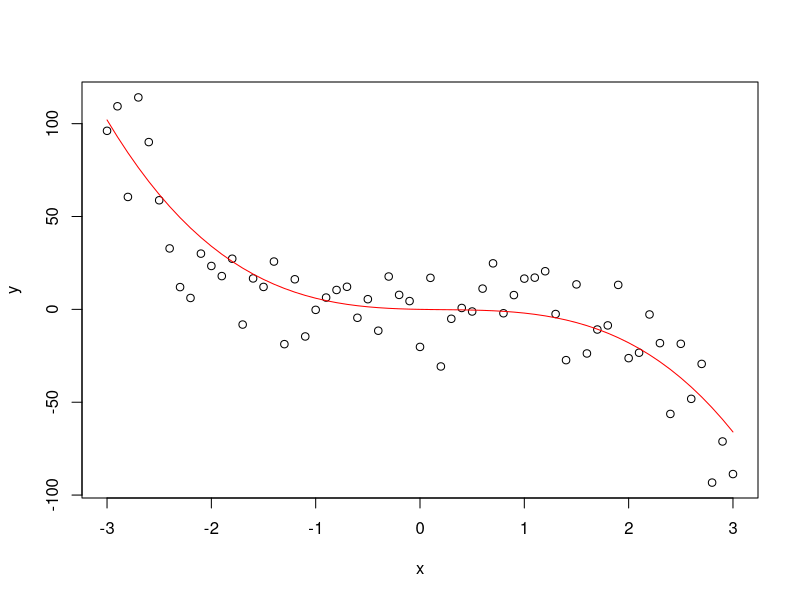
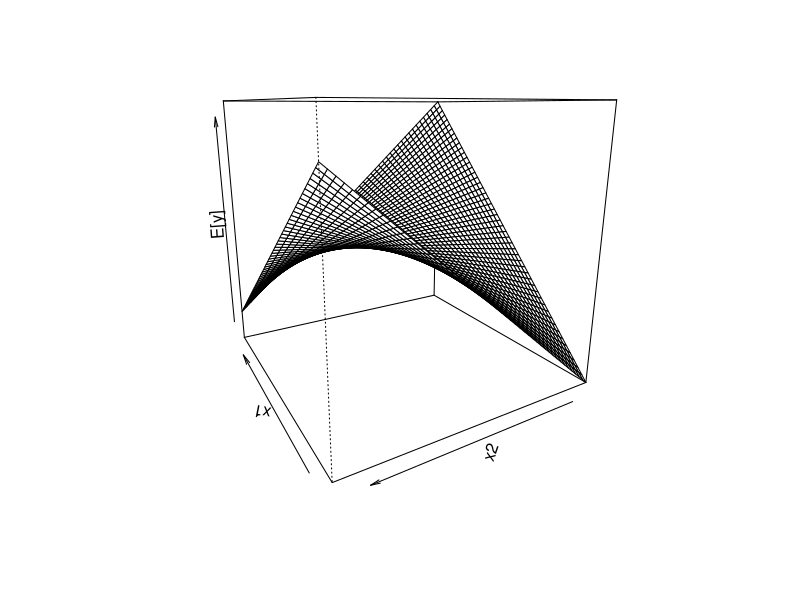
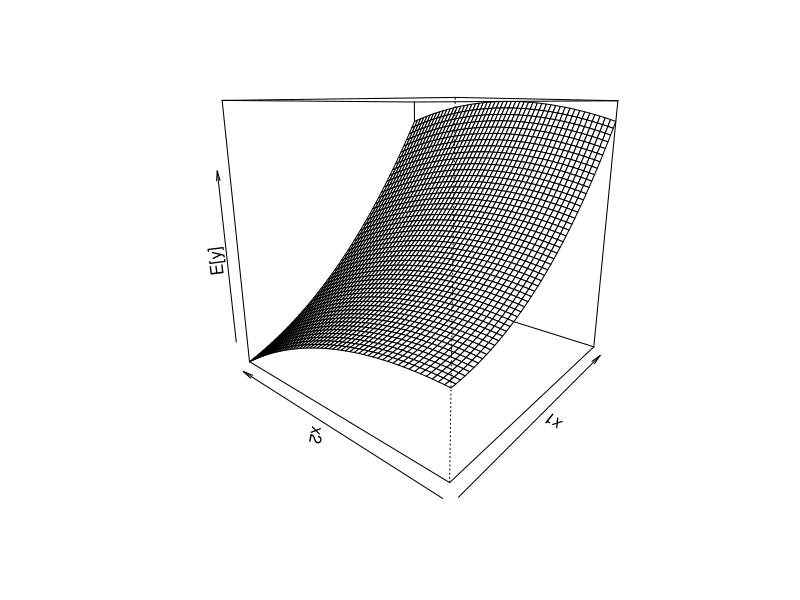
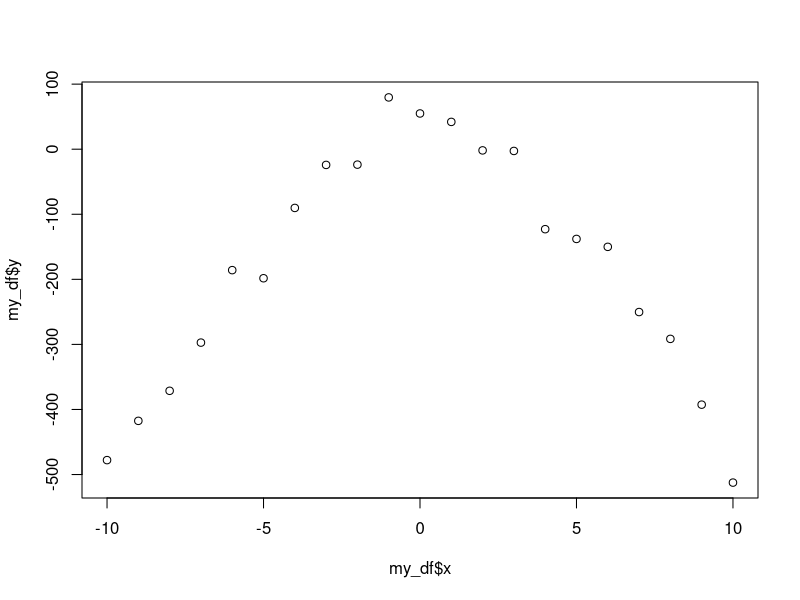
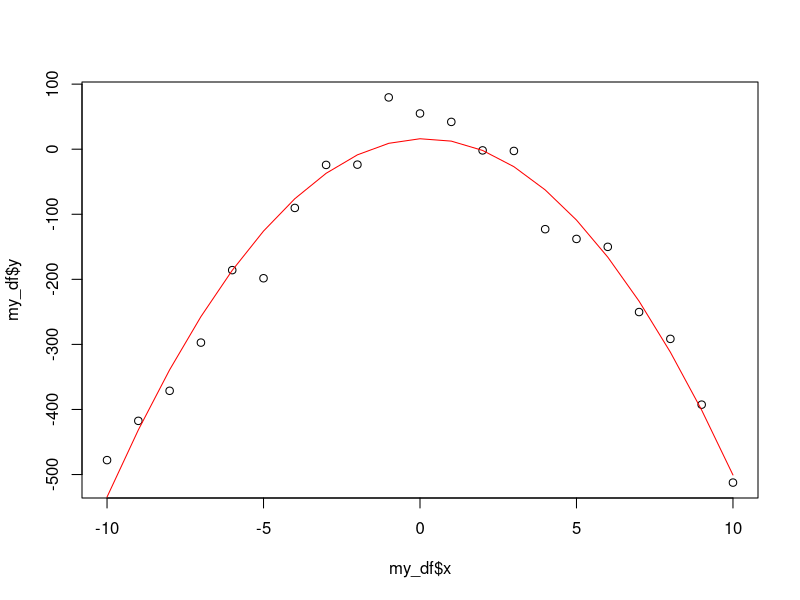

Source code (R) for these figures, in order: (Note: this script raises an error after producing the figures.)
## ---- chunk 1
betas <- c(-1,2,-3)
x <- seq(-3,3,.1)
y_line <- cbind(x,x^2,x^3) %*% betas
y <- y_line +  rnorm(n = length(x), sd = 20)
plot(x,y)
points(x,y_line, col="red", type = "l")
## ---- chunk 2
plotSurface <- function(lowerFirst, upperFirst, 
                        lowerSecond, upperSecond, 
                        numGridPointsOnEachAxis, f, contour = F, ...){
  A <- seq(lowerFirst, upperFirst, length.out = numGridPointsOnEachAxis)
  B <- seq(lowerSecond, upperSecond, length.out = numGridPointsOnEachAxis)
  args <- expand.grid(A,B)
  z <- mapply(f, args[,1], args[,2])
  dim(z) <- c(length(A), length(B))
  if(contour){
    contour(A, B, z)
  }else{
    persp(x=A, y=B, z=z, ...)
  }
}
eval_mean <- function(x1, x2) -2 + 3*x1 - .2*x2 - 4*x1*x2
plotSurface(-5, 5, -5, 5, 50, 
            eval_mean, F, theta=-120, 
            zlab = "E[y]", xlab = "x1", ylab = "x2")
## ---- chunk 3
plotSurface <- function(lowerFirst, upperFirst, 
                        lowerSecond, upperSecond, 
                        numGridPointsOnEachAxis, f, contour = F, ...){
  A <- seq(lowerFirst, upperFirst, length.out = numGridPointsOnEachAxis)
  B <- seq(lowerSecond, upperSecond, length.out = numGridPointsOnEachAxis)
  args <- expand.grid(A,B)
  z <- mapply(f, args[,1], args[,2])
  dim(z) <- c(length(A), length(B))
  if(contour){
    contour(A, B, z)
  }else{
    persp(x=A, y=B, z=z, ...)
  }
}
eval_mean <- function(x1, x2) (800+10*x1 + 7*x2+ 8.5*x1^2+ -5*x2^2+ 4*x1*x2)
plotSurface(0, 10, 0, 10, 50, 
            eval_mean, F, theta=-50, 
            zlab = "E[y]", xlab = "x1", ylab = "x2")
## ---- chunk 4
x <- seq(-10,10,1)
my_df <- data.frame(y = (3 + 2*x - 5*x^2) + rnorm(length(x), sd = 30), x = x)
head(my_df)
## ---- chunk 5
plot(my_df$x, my_df$y)
## ---- chunk 6
my_df$xsquared <- x^2
mlr_model <- lm(y ~ x + xsquared, data=my_df)
summary(mlr_model)
## ---- chunk 7
fitted_vals <- predict(mlr_model)
plot(my_df$x, my_df$y)
points(my_df$x, fitted_vals, col = "red", type ="l")
## ---- chunk 8
knitr::include_graphics("/home/t/UVa/all_teaching/summer19_6021/presentations/module3/screenshot.png")
# knitr::include_graphics("screenshot.png")
## ---- chunk 9
anova(mlr_model)
names(anova(mlr_model))
anova(mlr_model)$'Mean Sq'
anova(mlr_model)$'Mean Sq'[3]
## ---- chunk 10
# define a function
getSSHat <- function(model_object){
  return(anova(model_object)$'Mean Sq'[3])
}
# use/call the function on a specific model
getSSHat(mlr_model)
## ---- chunk 11
x1 <- c(2,3,4,1,5,6,7,8)
x2 <- c(1,2,5,2,6,4,3,4)
y <- 8 - 5*x1 + 12*x2 + .01*rnorm(n = length(x1))
pairs(data.frame(y,x1,x2))
## ---- chunk 12
summary(mlr_model)
## ---- chunk 13
summary(mlr_model)
## ---- chunk 14
anova(mlr_model)
## ---- chunk 15
lil_mod <- lm(y ~ x, data = my_df)
big_mod <- lm(y ~ x + xsquared, data=my_df)
anova(lil_mod, big_mod) # smallest to largest
# by hand:
## ---- chunk 16
x0 <- data.frame(x = 30, xsquared = 20) #named!
predict(mlr_model, newdata = x0, interval = "confidence")
predict(mlr_model, newdata = x0, interval = "prediction")
